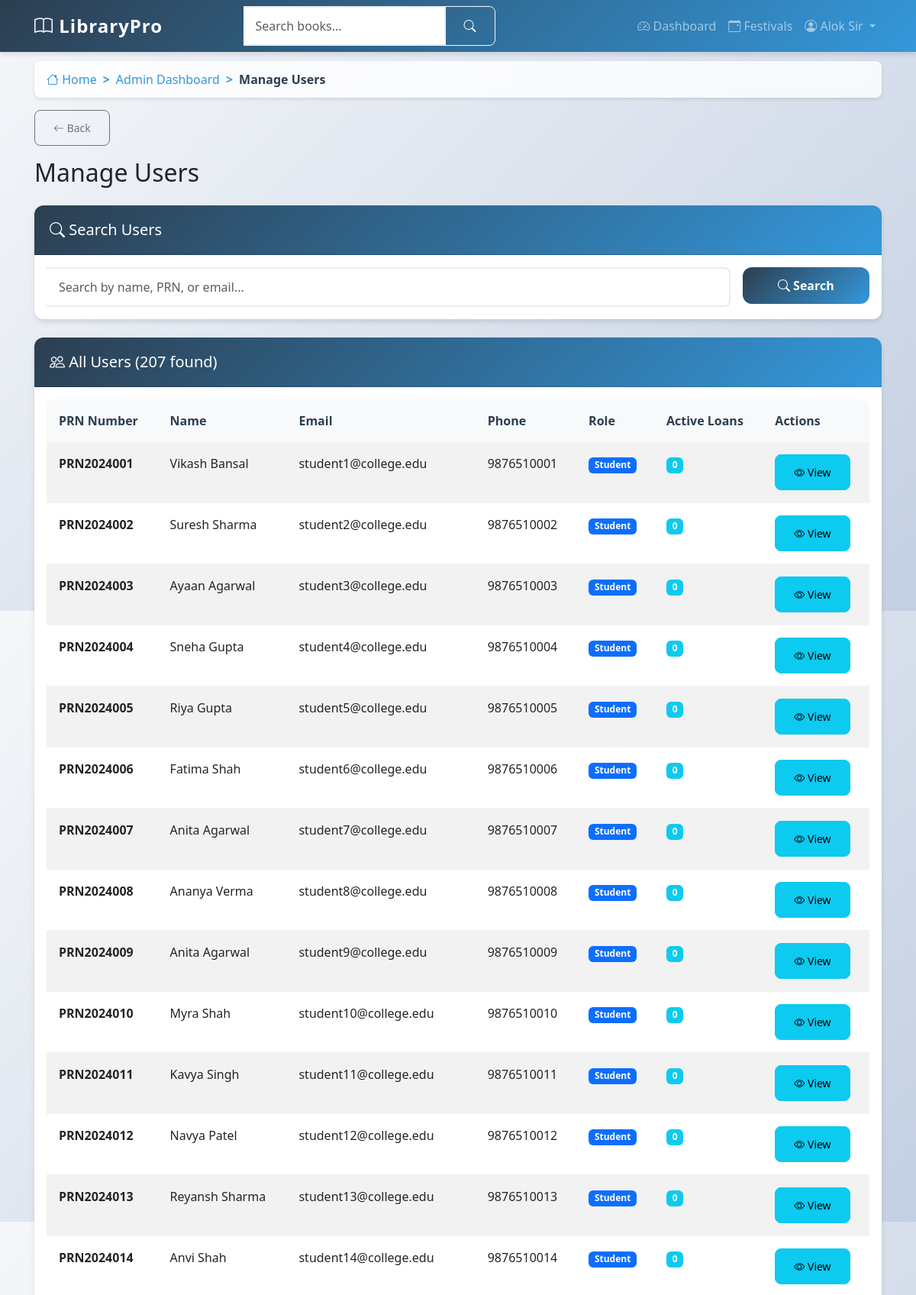
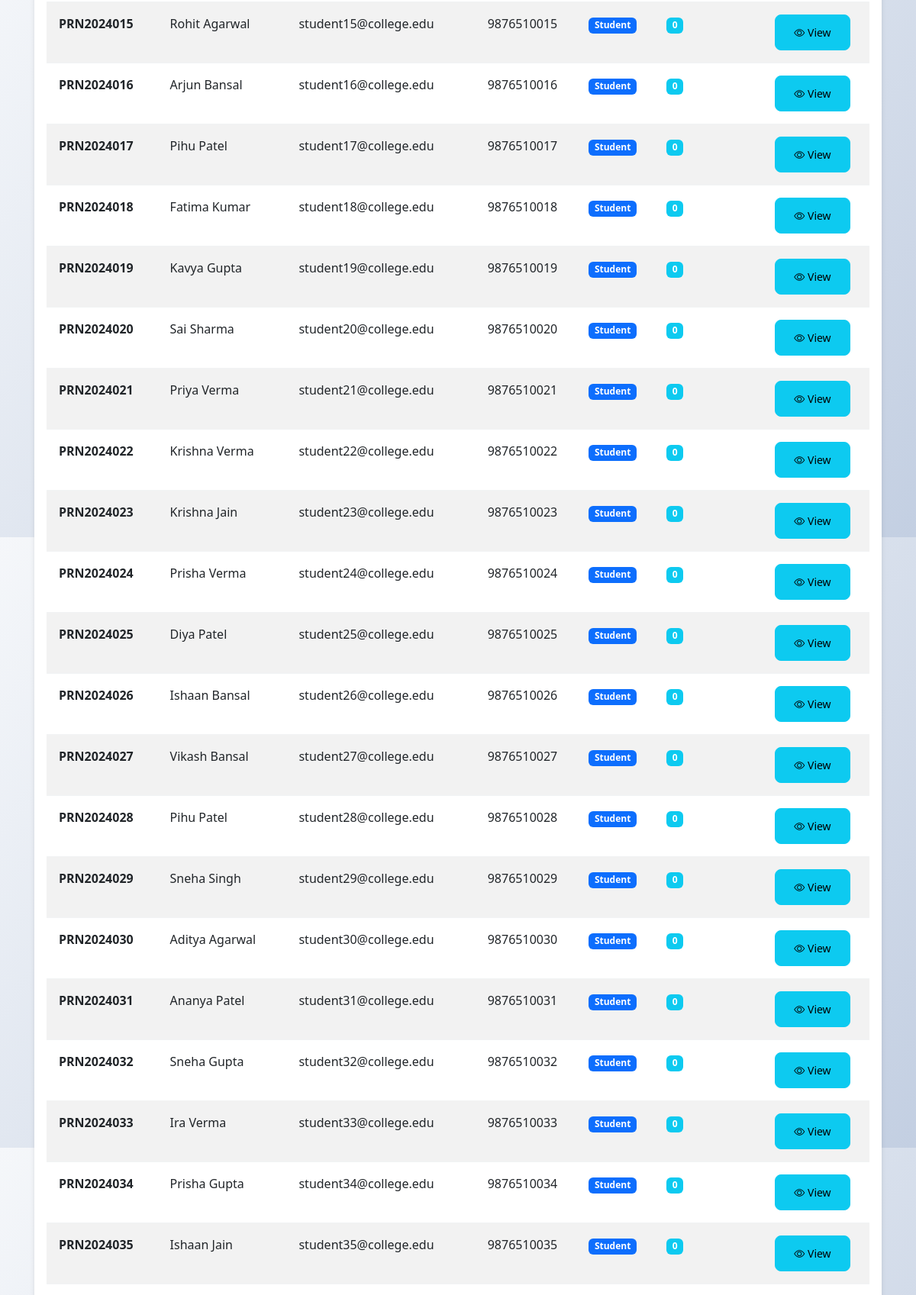
Screenshot of /manage-users (signed in, upper part) with the database file from the repository (2 pictures, top to bottom).
### app/models.py (models this page shows, shortened)
class User(UserMixin, db.Model):
    id = db.Column(db.Integer, primary_key=True)
    prn_number = db.Column(db.String(20), unique=True, nullable=False)
    username = db.Column(db.String(80), unique=True, nullable=False)
    email = db.Column(db.String(120), unique=True, nullable=False)
    name = db.Column(db.String(100), nullable=False)
    mother_name = db.Column(db.String(100), nullable=False)
    dob = db.Column(db.String(10), nullable=False)  # Format: DDMMYYYY
    phone = db.Column(db.String(15), nullable=True)
    address = db.Column(db.Text, nullable=True)
    password_hash = db.Column(db.String(255), nullable=False)
    role = db.Column(db.String(20), nullable=False, default='student')
    year = db.Column(db.String(10), nullable=True)  # 1st, 2nd, 3rd, 4th, 5th
    course = db.Column(db.String(50), nullable=True)  # BSC IT, BSC CS, etc.
    total_books_borrowed = db.Column(db.Integer, default=0)
    total_extension_requests = db.Column(db.Integer, default=0)
    library_hours_this_month = db.Column(db.Float, default=0.0)
    library_hours_this_year = db.Column(db.Float, default=0.0)
    created_at = db.Column(db.DateTime, default=datetime.utcnow)
    updated_at = db.Column(db.DateTime, default=datetime.utcnow, onupdate=datetime.utcnow)
    loans = db.relationship('Loan', backref='borrower', lazy='dynamic')
    library_sessions = db.relationship('LibrarySession', backref='user', lazy='dynamic')

### app/main/routes.py (the view)
@bp.route('/manage-users')
@login_required
def manage_users():
    if current_user.role != 'admin':
        flash('Access denied. Admin privileges required.', 'danger')
        return redirect(url_for('main.dashboard'))
    search_query = request.args.get('search', '')
    if search_query:
        users = User.query.filter(
            (User.name.contains(search_query)) |
            (User.prn_number.contains(search_query)) |
            (User.email.contains(search_query))
        ).all()
    else:
        users = User.query.all()
    return render_template('main/manage_users.html', title='Manage Users',
                         users=users, search_query=search_query)

### app/__init__.py (called while the page is built)
def create_app():
    app = Flask(__name__)
    app.config.from_object(Config)
    db.init_app(app)
    migrate.init_app(app, db)
    login.init_app(app)
    login.login_view = 'auth.student_login'
    login.login_message = 'Please log in to access this page.'
    login.login_message_category = 'info'
    from app.auth import bp as auth_bp
    app.register_blueprint(auth_bp, url_prefix='/auth')
    from app.main import bp as main_bp
    app.register_blueprint(main_bp)
    from app.models import User
    @login.user_loader
    def load_user(user_id):
        return User.query.get(int(user_id))
    return app

### app/models.py (called while the page is built)
    @property
    def is_overdue(self):
        return self.return_date is None and datetime.utcnow() > self.due_date

### app/templates/main/manage_users.html (shortened to what this page needs)
{% extends "base.html" %}
{% block content %}
<div class="row">
    <div class="col-12">
        <h2 class="mb-4">Manage Users</h2>
    </div>
</div>
<div class="card mb-4">
    <div class="card-header">
        <h5 class="mb-0"><i class="bi bi-search"></i> Search Users</h5>
    </div>
    <div class="card-body">
        <form method="GET" class="row g-3">
            <div class="col-md-10">
                <input type="text" class="form-control" name="search"
                       placeholder="Search by name, PRN, or email..."
                       value="{{ search_query }}">
            </div>
            <div class="col-md-2">
                <button type="submit" class="btn btn-primary w-100">
                    <i class="bi bi-search"></i> Search
                </button>
            </div>
        </form>
    </div>
</div>
<div class="card">
    <div class="card-header">
        <h5 class="mb-0"><i class="bi bi-people"></i> All Users ({{ users|length }} found)</h5>
    </div>
    <div class="card-body">
        <div class="table-responsive">
            <table class="table table-striped">
                <thead>
                    <tr>
                        <th>PRN Number</th>
                        <th>Name</th>
                        <th>Email</th>
                        <th>Phone</th>
                        <th>Role</th>
                        <th>Active Loans</th>
                        <th>Actions</th>
                    </tr>
                </thead>
                <tbody>
                    {% for user in users %}
                    <tr>
                        <td><strong>{{ user.prn_number }}</strong></td>
                        <td>{{ user.name }}</td>
                        <td>{{ user.email }}</td>
                        <td>{{ user.phone or 'N/A' }}</td>
                        <td>
                            <span class="badge {% if user.role == 'admin' %}bg-danger{% else %}bg-primary{% endif %}">
                                {{ user.role.title() }}
                            </span>
                        </td>
                        <td>
                            <span class="badge bg-info">
                                {{ user.loans.filter_by(return_date=None).count() }}
                            </span>
                        </td>
                        <td>
                            <button class="btn btn-sm btn-info" data-bs-toggle="modal"
                                    data-bs-target="#userModal{{ user.id }}">
                                <i class="bi bi-eye"></i> View
                            </button>
                        </td>
                    </tr>
                    {% endfor %}
                </tbody>
            </table>
        </div>
    </div>
</div>
{% endblock %}

### app/templates/base.html (shortened to what this page needs)
<!DOCTYPE html>
<html lang="en">
<head>
    <link href="https://cdn.jsdelivr.net/npm/bootstrap@5.3.0/dist/css/bootstrap.min.css" rel="stylesheet">
    <link rel="stylesheet" href="https://cdn.jsdelivr.net/npm/bootstrap-icons@1.10.0/font/bootstrap-icons.css">
    <link rel="stylesheet" href="{{ url_for('static', filename='css/style.css') }}">
    <link rel="stylesheet" href="{{ url_for('static', filename='css/modern.css') }}">
</head>
<body>
    <nav class="navbar navbar-expand-lg navbar-dark bg-primary fixed-top">
        <div class="container">
            <a class="navbar-brand fw-bold" href="{{ url_for('main.index') }}">
                <i class="bi bi-book"></i> LibraryPro
            </a>
            <div class="collapse navbar-collapse" id="navbarNav">
                {% if current_user.is_authenticated %}
                <form class="d-flex mx-auto" method="GET" action="{{ url_for('main.search') }}">
                    <div class="input-group">
                        <input class="form-control" type="search" name="q" placeholder="Search books..."
                               value="{{ request.args.get('q', '') }}">
                        <button class="btn btn-outline-light" type="submit">
                            <i class="bi bi-search"></i>
                        </button>
                    </div>
                </form>
                <ul class="navbar-nav ms-auto">
                    <li class="nav-item">
                        <a class="nav-link" href="{{ url_for('main.dashboard') }}">
                            <i class="bi bi-speedometer2"></i> Dashboard
                        </a>
                    </li>
                    <li class="nav-item">
                        <a class="nav-link" href="{{ url_for('main.festivals') }}">
                            <i class="bi bi-calendar-event"></i> Festivals
                        </a>
                    </li>
                    <li class="nav-item dropdown">
                        <a class="nav-link dropdown-toggle" href="#" role="button" data-bs-toggle="dropdown">
                            <i class="bi bi-person-circle"></i> {{ current_user.name }}
                        </a>
                    </li>
                </ul>
                {% endif %}
            </div>
        </div>
    </nav>
    <main class="main-content">
        <div class="container">
            {% if current_user.is_authenticated %}
            <nav aria-label="breadcrumb" class="mb-3">
                <ol class="breadcrumb">
                    <li class="breadcrumb-item">
                        <a href="{{ url_for('main.index') }}"><i class="bi bi-house"></i> Home</a>
                    </li>
                    {% if request.endpoint == 'main.dashboard' or request.endpoint == 'main.student_dashboard' %}
                        <li class="breadcrumb-item active">Dashboard</li>
                    {% elif request.endpoint == 'main.admin_dashboard' %}
                        <li class="breadcrumb-item active">Admin Dashboard</li>
                    {% elif request.endpoint == 'main.manage_users' %}
                        <li class="breadcrumb-item"><a href="{{ url_for('main.admin_dashboard') }}">Admin Dashboard</a></li>
                        <li class="breadcrumb-item active">Manage Users</li>
                    {% elif request.endpoint == 'main.add_book' %}
                        <li class="breadcrumb-item"><a href="{{ url_for('main.admin_dashboard') }}">Admin Dashboard</a></li>
                        <li class="breadcrumb-item active">Add Book</li>
                    {% elif request.endpoint == 'main.book_details' %}
                        <li class="breadcrumb-item"><a href="{{ url_for('main.admin_dashboard') }}">Admin Dashboard</a></li>
                        <li class="breadcrumb-item active">Book Details</li>
                    {% elif request.endpoint == 'main.send_notice' %}
                        <li class="breadcrumb-item"><a href="{{ url_for('main.admin_dashboard') }}">Admin Dashboard</a></li>
                        <li class="breadcrumb-item active">Send Notice</li>
                    {% elif request.endpoint == 'main.view_notices' %}
                        <li class="breadcrumb-item">
                            <a href="{% if current_user.role == 'admin' %}{{ url_for('main.admin_dashboard') }}{% else %}{{ url_for('main.student_dashboard') }}{% endif %}">Dashboard</a>
                        </li>
                        <li class="breadcrumb-item active">Notices</li>
                    {% elif request.endpoint == 'main.search' %}
                        <li class="breadcrumb-item">
                            <a href="{% if current_user.role == 'admin' %}{{ url_for('main.admin_dashboard') }}{% else %}{{ url_for('main.student_dashboard') }}{% endif %}">Dashboard</a>
                        </li>
                        <li class="breadcrumb-item active">Search Results</li>
                    {% elif request.endpoint == 'auth.profile' %}
                        <li class="breadcrumb-item">
                            <a href="{% if current_user.role == 'admin' %}{{ url_for('main.admin_dashboard') }}{% else %}{{ url_for('main.student_dashboard') }}{% endif %}">Dashboard</a>
                        </li>
                        <li class="breadcrumb-item active">Profile</li>
                    {% endif %}
                </ol>
            </nav>
            {% endif %}
            {% if current_user.is_authenticated and request.endpoint not in ['main.index', 'main.dashboard', 'main.student_dashboard', 'main.admin_dashboard'] %}
            <div class="mb-3">
                <button onclick="goBack()" class="btn btn-outline-secondary btn-sm">
                    <i class="bi bi-arrow-left"></i> Back
                </button>
            </div>
            {% endif %}
            {% block content %}{% endblock %}
        </div>
    </main>
</body>
</html>

### app/static/css/style.css (style rules this page uses)
:root { --primary-color: #2c3e50; --secondary-color: #3498db; --accent-color: #e74c3c; --success-color: #27ae60; --warning-color: #f39c12; --light-bg: #f8f9fa; --card-shadow: 0 4px 6px rgba(0, 0, 0, 0.1); --hover-shadow: 0 8px 15px rgba(0, 0, 0, 0.2); --border-radius: 12px; }
body { font-family: 'Segoe UI', Tahoma, Geneva, Verdana, sans-serif; background: linear-gradient(135deg, #f5f7fa 0%, #c3cfe2 100%); min-height: 100vh; padding: 0; margin: 0; }
.main-content { padding-top: 80px; padding-bottom: 2rem; min-height: calc(100vh - 200px); }
.container { padding-left: 15px; padding-right: 15px; }
.navbar-brand { font-size: 1.5rem; letter-spacing: 1px; }
.navbar { box-shadow: var(--card-shadow); background: linear-gradient(135deg, var(--primary-color) 0%, var(--secondary-color) 100%) !important; }
.card { border: none; border-radius: var(--border-radius); box-shadow: var(--card-shadow); transition: all 0.3s ease; background: white; }
.card-header { background: linear-gradient(135deg, var(--primary-color) 0%, var(--secondary-color) 100%); color: white; border-radius: var(--border-radius) var(--border-radius) 0 0 !important; padding: 1.25rem; font-weight: 600; }
.form-control { border-radius: 8px; border: 2px solid #e9ecef; padding: 0.75rem 1rem; transition: all 0.3s ease; }
.btn { border-radius: 8px; padding: 0.75rem 1.5rem; font-weight: 500; transition: all 0.3s ease; }
.btn-primary { background: linear-gradient(135deg, var(--primary-color) 0%, var(--secondary-color) 100%); border: none; }
.table { background: white; border-radius: var(--border-radius); overflow: hidden; box-shadow: var(--card-shadow); }
.table thead th { background: var(--light-bg); border: none; font-weight: 600; color: var(--primary-color); padding: 1rem; }
.table tbody td { padding: 1rem; border-color: #f1f3f4; }
.breadcrumb { background: rgba(255, 255, 255, 0.8); border-radius: 8px; padding: 0.75rem 1rem; margin-bottom: 1rem; box-shadow: 0 2px 4px rgba(0, 0, 0, 0.1); backdrop-filter: blur(10px); }
.breadcrumb-item + .breadcrumb-item::before { content: ">"; color: var(--secondary-color); font-weight: 600; }
.breadcrumb-item a { color: var(--secondary-color); text-decoration: none; transition: color 0.3s ease; }
.breadcrumb-item.active { color: var(--primary-color); font-weight: 600; }
.btn-outline-secondary { border-color: #6c757d; color: #6c757d; transition: all 0.3s ease; }
.form-control { border-left: none; border-radius: 0 8px 8px 0; }
.btn-primary { background: linear-gradient(135deg, var(--primary-color) 0%, var(--secondary-color) 100%); border: none; border-radius: 12px; padding: 0.75rem; font-weight: 600; transition: all 0.3s ease; }

### app/static/css/modern.css (style rules this page uses)
:root { --primary: #6366f1; --secondary: #8b5cf6; --success: #10b981; --danger: #ef4444; --warning: #f59e0b; --info: #3b82f6; --dark: #1f2937; --light: #f9fafb; }

### rows the page displays
User: name "Alok Sir"
User: prn_number "PRN2024001", name "Vikash Bansal", email "student1@college.edu", phone "9876510001", role "Student", loans.filter_by "0"
User: prn_number "PRN2024002", name "Suresh Sharma", email "student2@college.edu", phone "9876510002", role "Student", loans.filter_by "0"
User: prn_number "PRN2024003", name "Ayaan Agarwal", email "student3@college.edu", phone "9876510003", role "Student", loans.filter_by "0"
User: prn_number "PRN2024004", name "Sneha Gupta", email "student4@college.edu", phone "9876510004", role "Student", loans.filter_by "0"
User: prn_number "PRN2024005", name "Riya Gupta", email "student5@college.edu", phone "9876510005", role "Student", loans.filter_by "0"
User: prn_number "PRN2024006", name "Fatima Shah", email "student6@college.edu", phone "9876510006", role "Student", loans.filter_by "0"
User: prn_number "PRN2024007", name "Anita Agarwal", email "student7@college.edu", phone "9876510007", role "Student", loans.filter_by "0"
User: prn_number "PRN2024008", name "Ananya Verma", email "student8@college.edu", phone "9876510008", role "Student", loans.filter_by "0"
User: prn_number "PRN2024009", name "Anita Agarwal", email "student9@college.edu", phone "9876510009", role "Student", loans.filter_by "0"
User: prn_number "PRN2024010", name "Myra Shah", email "student10@college.edu", phone "9876510010", role "Student", loans.filter_by "0"
User: prn_number "PRN2024011", name "Kavya Singh", email "student11@college.edu", phone "9876510011", role "Student", loans.filter_by "0"
User: prn_number "PRN2024012", name "Navya Patel", email "student12@college.edu", phone "9876510012", role "Student", loans.filter_by "0"
User: prn_number "PRN2024013", name "Reyansh Sharma", email "student13@college.edu", phone "9876510013", role "Student", loans.filter_by "0"
User: prn_number "PRN2024014", name "Anvi Shah", email "student14@college.edu", phone "9876510014", role "Student", loans.filter_by "0"
User: prn_number "PRN2024015", name "Rohit Agarwal", email "student15@college.edu", phone "9876510015", role "Student", loans.filter_by "0"
User: prn_number "PRN2024016", name "Arjun Bansal", email "student16@college.edu", phone "9876510016", role "Student", loans.filter_by "0"
User: prn_number "PRN2024017", name "Pihu Patel", email "student17@college.edu", phone "9876510017", role "Student", loans.filter_by "0"
User: prn_number "PRN2024018", name "Fatima Kumar", email "student18@college.edu", phone "9876510018", role "Student", loans.filter_by "0"
User: prn_number "PRN2024019", name "Kavya Gupta", email "student19@college.edu", phone "9876510019", role "Student", loans.filter_by "0"
User: prn_number "PRN2024020", name "Sai Sharma", email "student20@college.edu", phone "9876510020", role "Student", loans.filter_by "0"
User: prn_number "PRN2024021", name "Priya Verma", email "student21@college.edu", phone "9876510021", role "Student", loans.filter_by "0"
User: prn_number "PRN2024022", name "Krishna Verma", email "student22@college.edu", phone "9876510022", role "Student", loans.filter_by "0"
User: prn_number "PRN2024023", name "Krishna Jain", email "student23@college.edu", phone "9876510023", role "Student", loans.filter_by "0"
User: prn_number "PRN2024024", name "Prisha Verma", email "student24@college.edu", phone "9876510024", role "Student", loans.filter_by "0"
User: prn_number "PRN2024025", name "Diya Patel", email "student25@college.edu", phone "9876510025", role "Student", loans.filter_by "0"
User: prn_number "PRN2024026", name "Ishaan Bansal", email "student26@college.edu", phone "9876510026", role "Student", loans.filter_by "0"
User: prn_number "PRN2024027", name "Vikash Bansal", email "student27@college.edu", phone "9876510027", role "Student", loans.filter_by "0"
User: prn_number "PRN2024028", name "Pihu Patel", email "student28@college.edu", phone "9876510028", role "Student", loans.filter_by "0"
User: prn_number "PRN2024029", name "Sneha Singh", email "student29@college.edu", phone "9876510029", role "Student", loans.filter_by "0"
User: prn_number "PRN2024030", name "Aditya Agarwal", email "student30@college.edu", phone "9876510030", role "Student", loans.filter_by "0"
User: prn_number "PRN2024031", name "Ananya Patel", email "student31@college.edu", phone "9876510031", role "Student", loans.filter_by "0"
User: prn_number "PRN2024032", name "Sneha Gupta", email "student32@college.edu", phone "9876510032", role "Student", loans.filter_by "0"
User: prn_number "PRN2024033", name "Ira Verma", email "student33@college.edu", phone "9876510033", role "Student", loans.filter_by "0"
User: prn_number "PRN2024034", name "Prisha Gupta", email "student34@college.edu", phone "9876510034", role "Student", loans.filter_by "0"
User: prn_number "PRN2024035", name "Ishaan Jain", email "student35@college.edu", phone "9876510035", role "Student", loans.filter_by "0"

### other values shown
{{ users|length }} "207"
